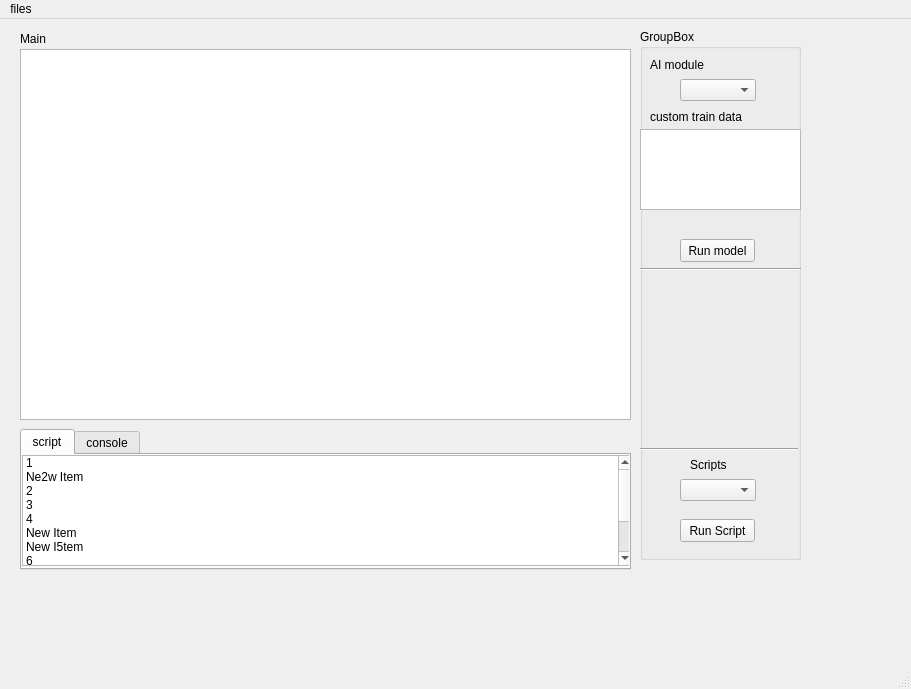
<?xml version="1.0" encoding="UTF-8"?>
<ui version="4.0">
 <class>MainWindow</class>
 <widget class="QMainWindow" name="MainWindow">
  <property name="geometry">
   <rect>
    <x>0</x>
    <y>0</y>
    <width>911</width>
    <height>689</height>
   </rect>
  </property>
  <property name="windowTitle">
   <string>MainWindow</string>
  </property>
  <widget class="QWidget" name="centralwidget">
   <widget class="QGroupBox" name="groupBox">
    <property name="geometry">
     <rect>
      <x>640</x>
      <y>10</y>
      <width>161</width>
      <height>531</height>
     </rect>
    </property>
    <property name="title">
     <string>GroupBox</string>
    </property>
    <widget class="QPushButton" name="pushButton_2">
     <property name="geometry">
      <rect>
       <x>40</x>
       <y>210</y>
       <width>75</width>
       <height>23</height>
      </rect>
     </property>
     <property name="text">
      <string>Run model</string>
     </property>
    </widget>
    <widget class="QPushButton" name="pushButton_3">
     <property name="geometry">
      <rect>
       <x>40</x>
       <y>490</y>
       <width>75</width>
       <height>23</height>
      </rect>
     </property>
     <property name="text">
      <string>Run Script</string>
     </property>
    </widget>
    <widget class="QComboBox" name="comboBox">
     <property name="geometry">
      <rect>
       <x>40</x>
       <y>450</y>
       <width>76</width>
       <height>22</height>
      </rect>
     </property>
    </widget>
    <widget class="Line" name="line">
     <property name="geometry">
      <rect>
       <x>-3</x>
       <y>410</y>
       <width>161</width>
       <height>20</height>
      </rect>
     </property>
     <property name="orientation">
      <enum>Qt::Horizontal</enum>
     </property>
    </widget>
    <widget class="QLabel" name="label_2">
     <property name="geometry">
      <rect>
       <x>50</x>
       <y>430</y>
       <width>56</width>
       <height>12</height>
      </rect>
     </property>
     <property name="text">
      <string>Scripts</string>
     </property>
    </widget>
    <widget class="QComboBox" name="comboBox_2">
     <property name="geometry">
      <rect>
       <x>40</x>
       <y>50</y>
       <width>76</width>
       <height>22</height>
      </rect>
     </property>
    </widget>
    <widget class="QLabel" name="label_3">
     <property name="geometry">
      <rect>
       <x>10</x>
       <y>30</y>
       <width>56</width>
       <height>12</height>
      </rect>
     </property>
     <property name="text">
      <string>AI module</string>
     </property>
    </widget>
    <widget class="Line" name="line_2">
     <property name="geometry">
      <rect>
       <x>0</x>
       <y>230</y>
       <width>161</width>
       <height>20</height>
      </rect>
     </property>
     <property name="orientation">
      <enum>Qt::Horizontal</enum>
     </property>
    </widget>
    <widget class="QListWidget" name="listWidget_2">
     <property name="geometry">
      <rect>
       <x>0</x>
       <y>100</y>
       <width>161</width>
       <height>81</height>
      </rect>
     </property>
    </widget>
    <widget class="QLabel" name="label_4">
     <property name="geometry">
      <rect>
       <x>10</x>
       <y>80</y>
       <width>111</width>
       <height>16</height>
      </rect>
     </property>
     <property name="text">
      <string>custom train data</string>
     </property>
    </widget>
   </widget>
   <widget class="QWidget" name="Program" native="true">
    <property name="geometry">
     <rect>
      <x>10</x>
      <y>10</y>
      <width>631</width>
      <height>541</height>
     </rect>
    </property>
    <widget class="QGraphicsView" name="graphicsView">
     <property name="geometry">
      <rect>
       <x>10</x>
       <y>20</y>
       <width>611</width>
       <height>371</height>
      </rect>
     </property>
    </widget>
    <widget class="QTabWidget" name="tabWidget">
     <property name="geometry">
      <rect>
       <x>10</x>
       <y>400</y>
       <width>611</width>
       <height>141</height>
      </rect>
     </property>
     <property name="currentIndex">
      <number>0</number>
     </property>
     <widget class="QWidget" name="script">
      <attribute name="title">
       <string>script</string>
      </attribute>
      <widget class="QListWidget" name="listWidget">
       <property name="geometry">
        <rect>
         <x>0</x>
         <y>0</y>
         <width>611</width>
         <height>111</height>
        </rect>
       </property>
       <item>
        <property name="text">
         <string>1</string>
        </property>
       </item>
       <item>
        <property name="text">
         <string>Ne2w Item</string>
        </property>
       </item>
       <item>
        <property name="text">
         <string>2</string>
        </property>
       </item>
       <item>
        <property name="text">
         <string>3</string>
        </property>
       </item>
       <item>
        <property name="text">
         <string>4</string>
        </property>
       </item>
       <item>
        <property name="text">
         <string>New Item</string>
        </property>
       </item>
       <item>
        <property name="text">
         <string>New I5tem</string>
        </property>
       </item>
       <item>
        <property name="text">
         <string>6</string>
        </property>
       </item>
       <item>
        <property name="text">
         <string>7</string>
        </property>
       </item>
       <item>
        <property name="text">
         <string>33</string>
        </property>
       </item>
       <item>
        <property name="text">
         <string>New2 Item</string>
        </property>
       </item>
      </widget>
     </widget>
     <widget class="QWidget" name="console">
      <attribute name="title">
       <string>console</string>
      </attribute>
      <widget class="QTextEdit" name="textEdit">
       <property name="geometry">
        <rect>
         <x>0</x>
         <y>0</y>
         <width>611</width>
         <height>111</height>
        </rect>
       </property>
       <property name="html">
        <string>&lt;!DOCTYPE HTML PUBLIC &quot;-//W3C//DTD HTML 4.0//EN&quot; &quot;http://www.w3.org/TR/REC-html40/strict.dtd&quot;&gt;
&lt;html&gt;&lt;head&gt;&lt;meta name=&quot;qrichtext&quot; content=&quot;1&quot; /&gt;&lt;style type=&quot;text/css&quot;&gt;
p, li { white-space: pre-wrap; }
&lt;/style&gt;&lt;/head&gt;&lt;body style=&quot; font-family:'Gulim'; font-size:9pt; font-weight:400; font-style:normal;&quot;&gt;
&lt;p style=&quot; margin-top:0px; margin-bottom:0px; margin-left:0px; margin-right:0px; -qt-block-indent:0; text-indent:0px;&quot;&gt;d&lt;/p&gt;
&lt;p style=&quot; margin-top:0px; margin-bottom:0px; margin-left:0px; margin-right:0px; -qt-block-indent:0; text-indent:0px;&quot;&gt;d&lt;/p&gt;
&lt;p style=&quot; margin-top:0px; margin-bottom:0px; margin-left:0px; margin-right:0px; -qt-block-indent:0; text-indent:0px;&quot;&gt;d&lt;/p&gt;
&lt;p style=&quot; margin-top:0px; margin-bottom:0px; margin-left:0px; margin-right:0px; -qt-block-indent:0; text-indent:0px;&quot;&gt;d&lt;/p&gt;
&lt;p style=&quot; margin-top:0px; margin-bottom:0px; margin-left:0px; margin-right:0px; -qt-block-indent:0; text-indent:0px;&quot;&gt;d&lt;/p&gt;
&lt;p style=&quot; margin-top:0px; margin-bottom:0px; margin-left:0px; margin-right:0px; -qt-block-indent:0; text-indent:0px;&quot;&gt;d&lt;/p&gt;
&lt;p style=&quot; margin-top:0px; margin-bottom:0px; margin-left:0px; margin-right:0px; -qt-block-indent:0; text-indent:0px;&quot;&gt;d&lt;/p&gt;
&lt;p style=&quot; margin-top:0px; margin-bottom:0px; margin-left:0px; margin-right:0px; -qt-block-indent:0; text-indent:0px;&quot;&gt;d&lt;/p&gt;
&lt;p style=&quot; margin-top:0px; margin-bottom:0px; margin-left:0px; margin-right:0px; -qt-block-indent:0; text-indent:0px;&quot;&gt;d&lt;/p&gt;
&lt;p style=&quot; margin-top:0px; margin-bottom:0px; margin-left:0px; margin-right:0px; -qt-block-indent:0; text-indent:0px;&quot;&gt;d&lt;/p&gt;
&lt;p style=&quot; margin-top:0px; margin-bottom:0px; margin-left:0px; margin-right:0px; -qt-block-indent:0; text-indent:0px;&quot;&gt;d&lt;/p&gt;
&lt;p style=&quot; margin-top:0px; margin-bottom:0px; margin-left:0px; margin-right:0px; -qt-block-indent:0; text-indent:0px;&quot;&gt;d&lt;/p&gt;
&lt;p style=&quot;-qt-paragraph-type:empty; margin-top:0px; margin-bottom:0px; margin-left:0px; margin-right:0px; -qt-block-indent:0; text-indent:0px;&quot;&gt;&lt;br /&gt;&lt;/p&gt;&lt;/body&gt;&lt;/html&gt;</string>
       </property>
      </widget>
     </widget>
    </widget>
    <widget class="QLabel" name="label">
     <property name="geometry">
      <rect>
       <x>10</x>
       <y>0</y>
       <width>56</width>
       <height>20</height>
      </rect>
     </property>
     <property name="text">
      <string>Main</string>
     </property>
    </widget>
   </widget>
  </widget>
  <widget class="QMenuBar" name="menubar">
   <property name="geometry">
    <rect>
     <x>0</x>
     <y>0</y>
     <width>911</width>
     <height>21</height>
    </rect>
   </property>
   <widget class="QMenu" name="menufiles">
    <property name="title">
     <string>files</string>
    </property>
   </widget>
   <addaction name="menufiles"/>
  </widget>
  <widget class="QStatusBar" name="statusbar"/>
 </widget>
 <resources/>
 <connections/>
</ui>
